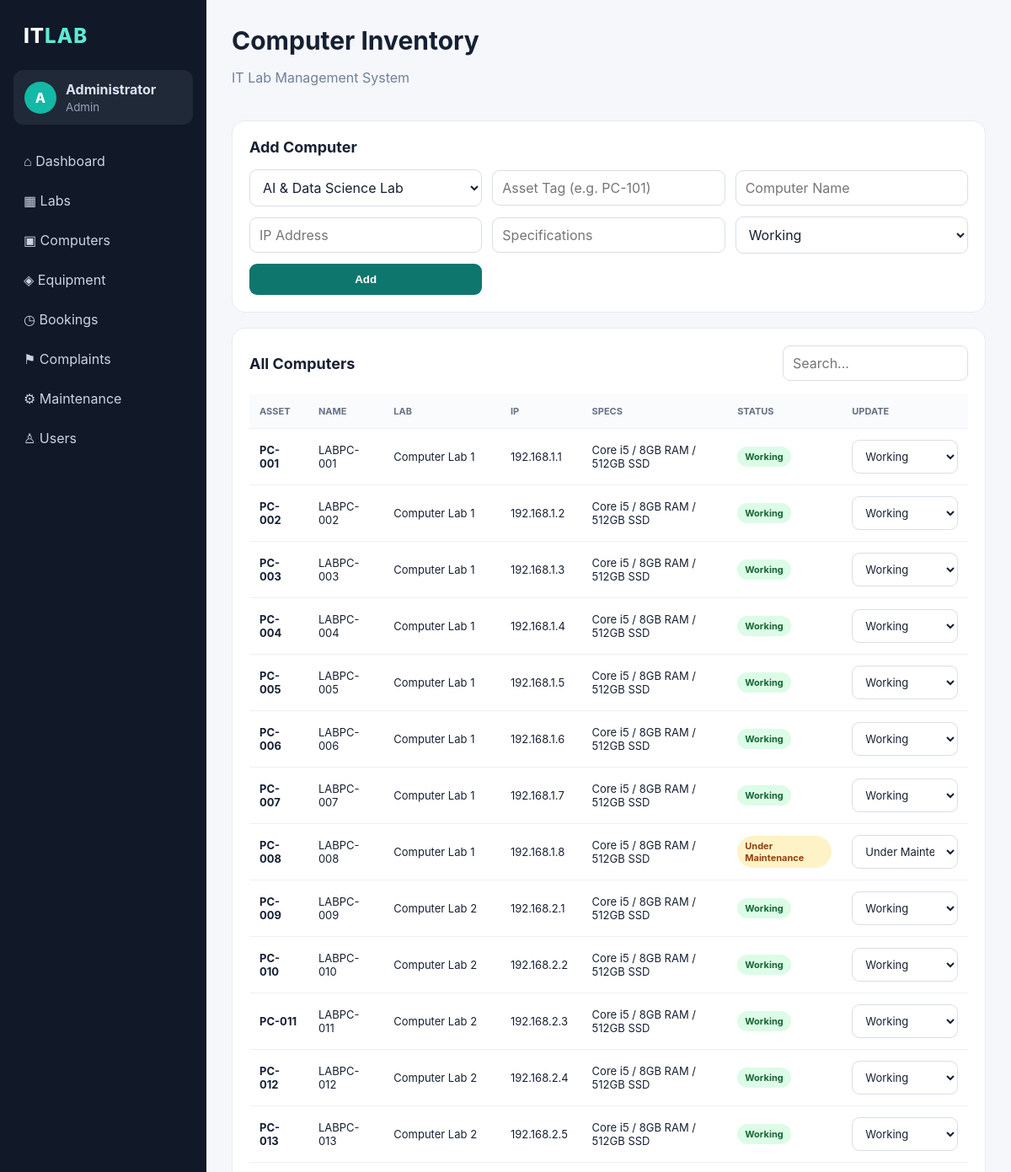
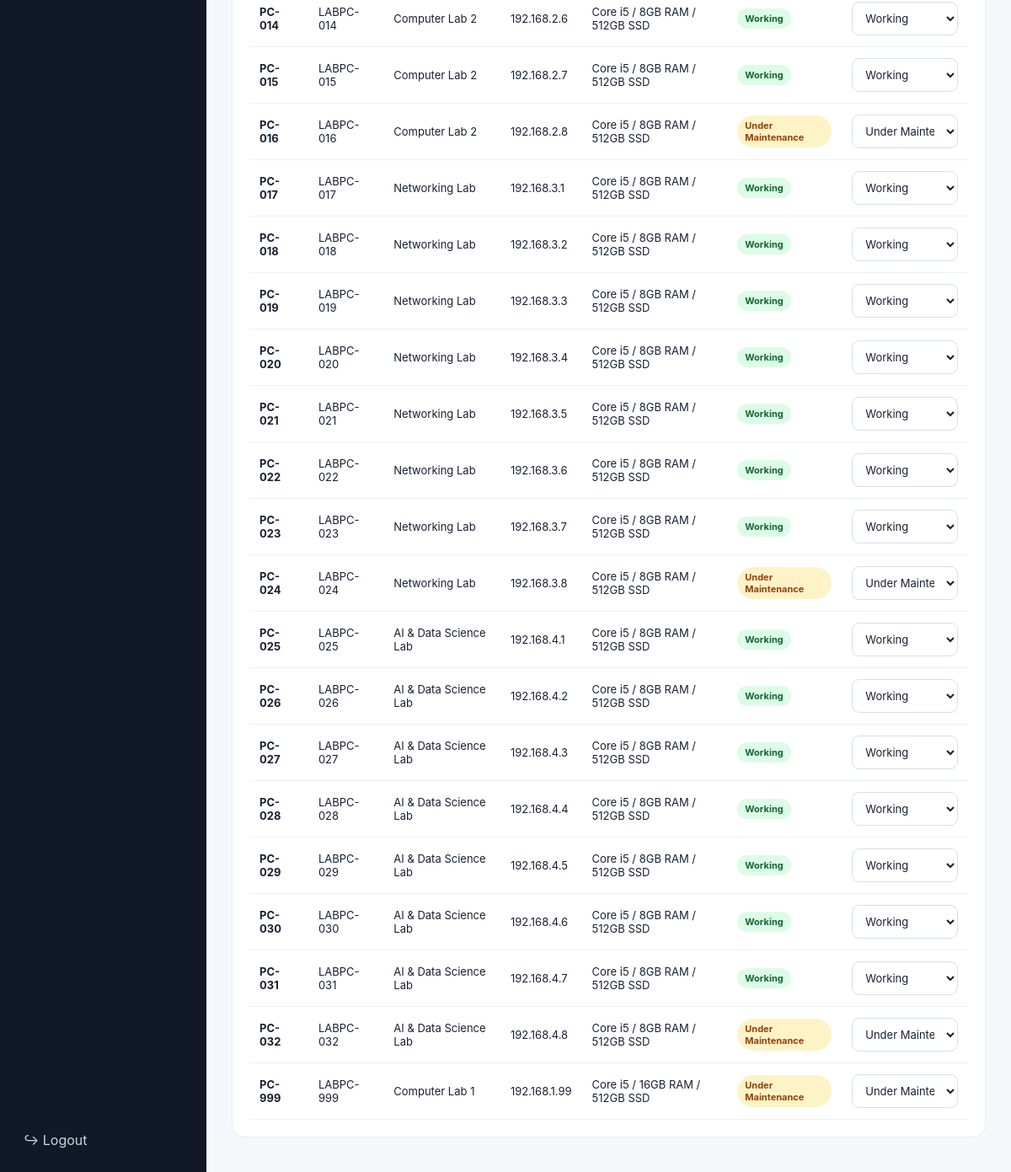
Screenshot of /computers (signed in) with the database file from the repository (2 pictures, top to bottom).
### tables this page shows
CREATE TABLE computers (
        id INTEGER PRIMARY KEY AUTOINCREMENT,
        lab_id INTEGER NOT NULL,
        asset_tag TEXT UNIQUE NOT NULL,
        computer_name TEXT NOT NULL,
        ip_address TEXT,
        specs TEXT,
        status TEXT NOT NULL DEFAULT 'Working',
        FOREIGN KEY(lab_id) REFERENCES labs(id)
    );

CREATE TABLE labs (
        id INTEGER PRIMARY KEY AUTOINCREMENT,
        name TEXT NOT NULL,
        room TEXT NOT NULL,
        capacity INTEGER NOT NULL,
        status TEXT NOT NULL DEFAULT 'Available'
    );

### app.py (the view)
@app.route("/computers")
@login_required
def computers():
    conn=get_db()
    rows=conn.execute("""SELECT c.*,l.name lab_name FROM computers c
                         JOIN labs l ON l.id=c.lab_id ORDER BY c.id""").fetchall()
    labs=conn.execute("SELECT * FROM labs ORDER BY name").fetchall()
    conn.close()
    return render_template("computers.html", computers=rows, labs=labs)

### app.py (called while the page is built)
def get_db():
    conn = sqlite3.connect(DB)
    conn.row_factory = sqlite3.Row
    return conn

def login_required(f):
    @wraps(f)
    def wrapper(*args, **kwargs):
        if "user_id" not in session:
            return redirect(url_for("login"))
        return f(*args, **kwargs)
    return wrapper

### templates/computers.html (shortened to what this page needs)
{% extends "base.html" %}
{% block heading %}Computer Inventory{% endblock %}
{% block content %}
{% if session.get('role')=='admin' %}
<div class="card"><div class="cardhead"><h2>Add Computer</h2></div>
<form class="formgrid" method="post" action="{{url_for('add_computer')}}">
<select name="lab_id" required>{% for l in labs %}<option value="{{l.id}}">{{l.name}}</option>{% endfor %}</select>
<input name="asset_tag" placeholder="Asset Tag (e.g. PC-101)" required><input name="computer_name" placeholder="Computer Name" required>
<input name="ip_address" placeholder="IP Address"><input name="specs" placeholder="Specifications">
<select name="status"><option>Working</option><option>Under Maintenance</option><option>Faulty</option><option>Offline</option></select><button class="btn primary">Add</button>
</form></div>
{% endif %}
<div class="card"><div class="cardhead"><h2>All Computers</h2><input id="search" class="search" placeholder="Search..."></div>
<div class="tablewrap"><table id="dataTable"><thead><tr><th>Asset</th><th>Name</th><th>Lab</th><th>IP</th><th>Specs</th><th>Status</th>{% if session.get('role')=='admin' %}<th>Update</th>{% endif %}</tr></thead><tbody>
{% for c in computers %}<tr><td><b>{{c.asset_tag}}</b></td><td>{{c.computer_name}}</td><td>{{c.lab_name}}</td><td>{{c.ip_address}}</td><td>{{c.specs}}</td><td><span class="badge {{c.status|lower|replace(' ','-')}}">{{c.status}}</span></td>{% if session.get('role')=='admin' %}<td><form method="post" action="{{url_for('computer_status',cid=c.id)}}"><select name="status" onchange="this.form.submit()"><option {{'selected' if c.status=='Working'}}>Working</option><option {{'selected' if c.status=='Under Maintenance'}}>Under Maintenance</option><option {{'selected' if c.status=='Faulty'}}>Faulty</option><option {{'selected' if c.status=='Offline'}}>Offline</option></select></form></td>{% endif %}</tr>{% endfor %}
</tbody></table></div></div>
{% endblock %}

### templates/base.html (shortened to what this page needs)
<!doctype html>
<html lang="en">
<head>
<link rel="stylesheet" href="{{ url_for('static', filename='style.css') }}">
</head>
<body>
{% if session.get('user_id') %}
<div class="app">
<aside class="sidebar">
  <div class="brand">IT<span>LAB</span></div>
  <div class="userbox"><div class="avatar">{{ session.get('name','U')[0] }}</div><div><b>{{session.get('name')}}</b><small>{{session.get('role')|capitalize}}</small></div></div>
  <nav>
    <a href="{{url_for('dashboard')}}">⌂ Dashboard</a>
    <a href="{{url_for('labs')}}">▦ Labs</a>
    <a href="{{url_for('computers')}}">▣ Computers</a>
    <a href="{{url_for('equipment')}}">◈ Equipment</a>
    <a href="{{url_for('bookings')}}">◷ Bookings</a>
    <a href="{{url_for('complaints')}}">⚑ Complaints</a>
    <a href="{{url_for('maintenance')}}">⚙ Maintenance</a>
    {% if session.get('role')=='admin' %}<a href="{{url_for('users')}}">♙ Users</a>{% endif %}
  </nav>
  <a class="logout" href="{{url_for('logout')}}">↪ Logout</a>
</aside>
<main class="main">
<header><div><h1>{% block heading %}Dashboard{% endblock %}</h1><p class="muted">IT Lab Management System</p></div><div class="date">{{ now if now else '' }}</div></header>
{% block content %}{% endblock %}
</main>
</div>
{% else %}
{% block auth %}{% endblock %}
{% endif %}
</body>
</html>

### static/style.css (style rules this page uses)
* { box-sizing:border-box }
body { margin:0;font-family:Inter,Segoe UI,Arial,sans-serif;background:#f5f7fb;color:#172033 }
.app { display:flex;min-height:100vh }
.sidebar { width:245px;background:#111827;color:#dbe3ef;padding:24px 16px;display:flex;flex-direction:column;position:fixed;inset:0 auto 0 0 }
.brand { font-size:24px;font-weight:800;letter-spacing:1px;padding:4px 12px 26px;color:#fff }
.brand span { color:#5eead4 }
.userbox { display:flex;gap:11px;align-items:center;padding:13px;background:#1f2937;border-radius:12px;margin-bottom:22px }
.avatar { width:38px;height:38px;border-radius:50%;display:grid;place-items:center;background:#14b8a6;color:white;font-weight:800 }
.userbox small { display:block;color:#94a3b8;margin-top:3px }
nav { display:grid;gap:5px }
nav a,.logout { color:#cbd5e1;text-decoration:none;padding:11px 12px;border-radius:9px }
.logout { margin-top:auto }
.main { margin-left:245px;padding:30px;max-width:1500px;width:calc(100% - 245px) }
header { display:flex;justify-content:space-between;align-items:start;margin-bottom:25px }
h1 { margin:0 0 3px;font-size:30px }
h2 { margin:0;font-size:18px }
.muted,small { color:#718096 }
.card { background:white;border:1px solid #e7ebf1;border-radius:15px;padding:20px;margin-bottom:18px }
.cardhead { display:flex;justify-content:space-between;align-items:center;margin-bottom:16px }
.badge { display:inline-block;background:#eef2f7;border-radius:999px;padding:5px 9px;font-size:11px;font-weight:700 }
.available,.working,.approved,.resolved { background:#dcfce7;color:#166534 }
.under-maintenance,.in-progress,.pending { background:#fef3c7;color:#92400e }
.tablewrap { overflow:auto }
table { width:100%;border-collapse:collapse;min-width:760px }
th,td { text-align:left;padding:13px 12px;border-bottom:1px solid #edf0f4;font-size:13px }
th { font-size:11px;text-transform:uppercase;color:#667085;background:#fafbfc }
.formgrid { display:grid;grid-template-columns:repeat(3,1fr);gap:12px;align-items:center }
input,select,textarea { width:100%;border:1px solid #d8dee8;border-radius:9px;padding:10px 11px;background:#fff;color:#172033;font:inherit }
.btn { border:0;border-radius:9px;padding:11px 16px;font-weight:700;cursor:pointer }
.primary { background:#0f766e;color:white }
.search { max-width:220px }

### rows the page displays
computers: asset_tag "PC-001", computer_name "LABPC-001", lab_name "Computer Lab 1", ip_address "192.168.1.1", specs "Core i5 / 8GB RAM / 512GB SSD", status "Working"
computers: asset_tag "PC-002", computer_name "LABPC-002", lab_name "Computer Lab 1", ip_address "192.168.1.2", specs "Core i5 / 8GB RAM / 512GB SSD", status "Working"
computers: asset_tag "PC-003", computer_name "LABPC-003", lab_name "Computer Lab 1", ip_address "192.168.1.3", specs "Core i5 / 8GB RAM / 512GB SSD", status "Working"
computers: asset_tag "PC-004", computer_name "LABPC-004", lab_name "Computer Lab 1", ip_address "192.168.1.4", specs "Core i5 / 8GB RAM / 512GB SSD", status "Working"
computers: asset_tag "PC-005", computer_name "LABPC-005", lab_name "Computer Lab 1", ip_address "192.168.1.5", specs "Core i5 / 8GB RAM / 512GB SSD", status "Working"
computers: asset_tag "PC-006", computer_name "LABPC-006", lab_name "Computer Lab 1", ip_address "192.168.1.6", specs "Core i5 / 8GB RAM / 512GB SSD", status "Working"
computers: asset_tag "PC-007", computer_name "LABPC-007", lab_name "Computer Lab 1", ip_address "192.168.1.7", specs "Core i5 / 8GB RAM / 512GB SSD", status "Working"
computers: asset_tag "PC-008", computer_name "LABPC-008", lab_name "Computer Lab 1", ip_address "192.168.1.8", specs "Core i5 / 8GB RAM / 512GB SSD", status "Under Maintenance"
computers: asset_tag "PC-009", computer_name "LABPC-009", lab_name "Computer Lab 2", ip_address "192.168.2.1", specs "Core i5 / 8GB RAM / 512GB SSD", status "Working"
computers: asset_tag "PC-010", computer_name "LABPC-010", lab_name "Computer Lab 2", ip_address "192.168.2.2", specs "Core i5 / 8GB RAM / 512GB SSD", status "Working"
computers: asset_tag "PC-011", computer_name "LABPC-011", lab_name "Computer Lab 2", ip_address "192.168.2.3", specs "Core i5 / 8GB RAM / 512GB SSD", status "Working"
computers: asset_tag "PC-012", computer_name "LABPC-012", lab_name "Computer Lab 2", ip_address "192.168.2.4", specs "Core i5 / 8GB RAM / 512GB SSD", status "Working"
computers: asset_tag "PC-013", computer_name "LABPC-013", lab_name "Computer Lab 2", ip_address "192.168.2.5", specs "Core i5 / 8GB RAM / 512GB SSD", status "Working"
computers: asset_tag "PC-014", computer_name "LABPC-014", lab_name "Computer Lab 2", ip_address "192.168.2.6", specs "Core i5 / 8GB RAM / 512GB SSD", status "Working"
computers: asset_tag "PC-015", computer_name "LABPC-015", lab_name "Computer Lab 2", ip_address "192.168.2.7", specs "Core i5 / 8GB RAM / 512GB SSD", status "Working"
computers: asset_tag "PC-016", computer_name "LABPC-016", lab_name "Computer Lab 2", ip_address "192.168.2.8", specs "Core i5 / 8GB RAM / 512GB SSD", status "Under Maintenance"
computers: asset_tag "PC-017", computer_name "LABPC-017", lab_name "Networking Lab", ip_address "192.168.3.1", specs "Core i5 / 8GB RAM / 512GB SSD", status "Working"
computers: asset_tag "PC-018", computer_name "LABPC-018", lab_name "Networking Lab", ip_address "192.168.3.2", specs "Core i5 / 8GB RAM / 512GB SSD", status "Working"
computers: asset_tag "PC-019", computer_name "LABPC-019", lab_name "Networking Lab", ip_address "192.168.3.3", specs "Core i5 / 8GB RAM / 512GB SSD", status "Working"
computers: asset_tag "PC-020", computer_name "LABPC-020", lab_name "Networking Lab", ip_address "192.168.3.4", specs "Core i5 / 8GB RAM / 512GB SSD", status "Working"
computers: asset_tag "PC-021", computer_name "LABPC-021", lab_name "Networking Lab", ip_address "192.168.3.5", specs "Core i5 / 8GB RAM / 512GB SSD", status "Working"
computers: asset_tag "PC-022", computer_name "LABPC-022", lab_name "Networking Lab", ip_address "192.168.3.6", specs "Core i5 / 8GB RAM / 512GB SSD", status "Working"
computers: asset_tag "PC-023", computer_name "LABPC-023", lab_name "Networking Lab", ip_address "192.168.3.7", specs "Core i5 / 8GB RAM / 512GB SSD", status "Working"
computers: asset_tag "PC-024", computer_name "LABPC-024", lab_name "Networking Lab", ip_address "192.168.3.8", specs "Core i5 / 8GB RAM / 512GB SSD", status "Under Maintenance"
computers: asset_tag "PC-025", computer_name "LABPC-025", lab_name "AI & Data Science Lab", ip_address "192.168.4.1", specs "Core i5 / 8GB RAM / 512GB SSD", status "Working"
computers: asset_tag "PC-026", computer_name "LABPC-026", lab_name "AI & Data Science Lab", ip_address "192.168.4.2", specs "Core i5 / 8GB RAM / 512GB SSD", status "Working"
computers: asset_tag "PC-027", computer_name "LABPC-027", lab_name "AI & Data Science Lab", ip_address "192.168.4.3", specs "Core i5 / 8GB RAM / 512GB SSD", status "Working"
computers: asset_tag "PC-028", computer_name "LABPC-028", lab_name "AI & Data Science Lab", ip_address "192.168.4.4", specs "Core i5 / 8GB RAM / 512GB SSD", status "Working"
computers: asset_tag "PC-029", computer_name "LABPC-029", lab_name "AI & Data Science Lab", ip_address "192.168.4.5", specs "Core i5 / 8GB RAM / 512GB SSD", status "Working"
computers: asset_tag "PC-030", computer_name "LABPC-030", lab_name "AI & Data Science Lab", ip_address "192.168.4.6", specs "Core i5 / 8GB RAM / 512GB SSD", status "Working"
computers: asset_tag "PC-031", computer_name "LABPC-031", lab_name "AI & Data Science Lab", ip_address "192.168.4.7", specs "Core i5 / 8GB RAM / 512GB SSD", status "Working"
computers: asset_tag "PC-032", computer_name "LABPC-032", lab_name "AI & Data Science Lab", ip_address "192.168.4.8", specs "Core i5 / 8GB RAM / 512GB SSD", status "Under Maintenance"
computers: asset_tag "PC-999", computer_name "LABPC-999", lab_name "Computer Lab 1", ip_address "192.168.1.99", specs "Core i5 / 16GB RAM / 512GB SSD", status "Under Maintenance"

### other values shown
{{ session.get('name','U')[0] }} "A"
{{ session.get('name') }} "Administrator"
{{ session.get('role')|capitalize }} "Admin"
form field lab_id "AI & Data Science Lab"
